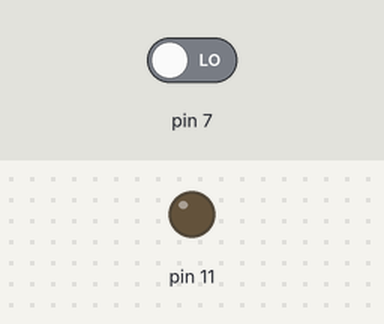
Bench run of a sketch on a simulated Arduino Uno, built with avr-gcc and run on an emulated ATmega328P. Parts: output pins drawn as LEDs (lit = HIGH). The test bench sets the inputs (shaded band); at power-on: pin 7 LOW.

Above: at 1.2 s.
1.3 s: pin 7 driven HIGH
At 2.3 s:
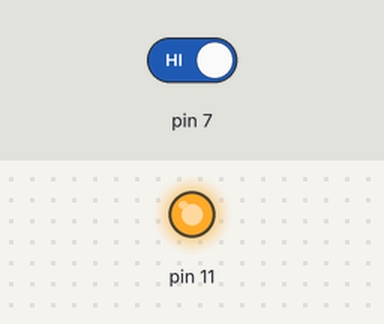
Timing chart, 0 to 4.3 s (numbered marks = the images above; inputs shaded):
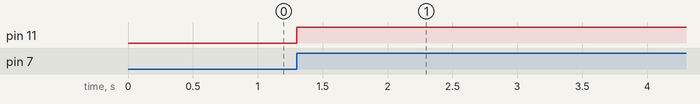

Measured:
- after the input at 1.3 s, pin 11: LOW → HIGH at once

The sketch:

HardwareInterfacingOpdr3.ino
```cpp
//We maken hier twee booleans aan voor het bijhouden van de status van het lampje en de status van de knop
bool status;
bool pressed = false;

//We stellen pin 7, waaraan de knop hangt in als INPUT
//We stellen pin 11, waar de led aan hangt in als OUTPUT
void setup() {
pinMode(7, INPUT);
pinMode(11, OUTPUT);
}

//We kijken of de knop wordt ingedrukt en of die niet al ingedrukt is, als dit het geval is roepen we de lampswitch() op.
//Als de knop niet is ingedrukt en dus een LOW input geeft zetten we de pressed variabel op false
void loop() {
  if (digitalRead(7) == HIGH && pressed == false){
    lampswitch();
    pressed = true;
  }
  else if (digitalRead(7) == LOW){
    pressed = false;
  }
}

//Deze functie wordt gebruikt om de lamp aan het uit te schakelen
//Als de lamp al aan staat (TRUE) dan zetten we de output op pin 11 LOW zodat het lampje uit gaat
//Zo niet dan zetten we het lampje aan door pin 11 op HIGH te zetten
//De delay zorgt ervoor dat de knop niet dubbele invoer kan registreren
void lampswitch(){
  if (status == true){
    digitalWrite(11, LOW);
    status = false;
  } else {
    digitalWrite(11, HIGH);
    status = true;
  }
  delay(100);
}
```
